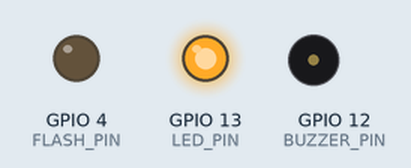
A sketch run on a simulated ESP32. Parts: output pins drawn as LEDs (lit = HIGH), buzzer (waves = sounding, pin HIGH). WiFi joins after 1.5 s; servers stay silent unless stated; the camera gives no picture; what the sketch prints to the serial monitor is not drawn.

Above: at 0.1 s.
At 1.1 s:
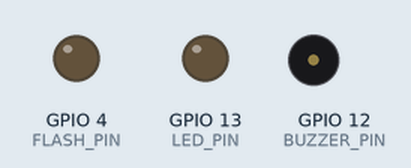
Timing chart, 0 to 2.6 s (numbered marks = the images above):
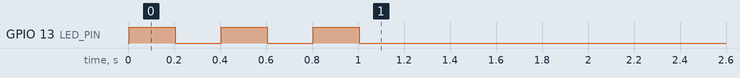

The sketch:

camera_stream.ino
```cpp
/*
 * ESP32-CAM Drowsiness Detection Camera Stream
 * ==============================================
 * Arduino sketch for ESP32-CAM module.
 * Captures camera frames and streams via MJPEG over WiFi.
 * Can also send frames to the backend server via HTTP POST.
 *
 * Hardware: AI-Thinker ESP32-CAM
 * Board:    ESP32 Wrover Module
 *
 * Connections:
 *   - Built-in OV2640 Camera (No external wiring needed)
 *   - Built-in Flash LED on GPIO 4
 *   - External Buzzer: GPIO 12 (optional)
 *   - External LED:    GPIO 13 (optional)
 *
 * Setup in Arduino IDE:
 *   1. Install ESP32 board support
 *   2. Select Board: "AI Thinker ESP32-CAM"
 *   3. Set Upload Speed: 115200
 *   4. Set Partition Scheme: "Huge APP (3MB No OTA)"
 */

#include "esp_camera.h"
#include <WiFi.h>
#include <HTTPClient.h>
#include "esp_http_server.h"

// ═══════════════════════════════════════════════════════════════
//  CONFIGURATION — CHANGE THESE VALUES
// ═══════════════════════════════════════════════════════════════

// WiFi credentials
const char* ssid = "YOUR_WIFI_SSID";
const char* password = "YOUR_WIFI_PASSWORD";

// Backend server URL (Flask API)
const char* serverUrl = "http://YOUR_SERVER_IP:5000/api/events";

// Device credentials
const char* deviceId = "ESP32-CAM-001";
const char* deviceApiKey = "your-device-api-key";

// Alert pin (external buzzer/LED)
#define BUZZER_PIN 12
#define LED_PIN 13
#define FLASH_PIN 4

// Stream configuration
#define FRAME_INTERVAL_MS 100  // 10 FPS for streaming
#define UPLOAD_INTERVAL_MS 5000 // Upload frame every 5 seconds

// ═══════════════════════════════════════════════════════════════
//  AI-THINKER ESP32-CAM PIN DEFINITIONS
// ═══════════════════════════════════════════════════════════════

#define PWDN_GPIO_NUM     32
#define RESET_GPIO_NUM    -1
#define XCLK_GPIO_NUM      0
#define SIOD_GPIO_NUM     26
#define SIOC_GPIO_NUM     27
#define Y9_GPIO_NUM       35
#define Y8_GPIO_NUM       34
#define Y7_GPIO_NUM       39
#define Y6_GPIO_NUM       36
#define Y5_GPIO_NUM       21
#define Y4_GPIO_NUM       19
#define Y3_GPIO_NUM       18
#define Y2_GPIO_NUM        5
#define VSYNC_GPIO_NUM    25
#define HREF_GPIO_NUM     23
#define PCLK_GPIO_NUM     22

// ═══════════════════════════════════════════════════════════════
//  GLOBAL VARIABLES
// ═══════════════════════════════════════════════════════════════

httpd_handle_t stream_httpd = NULL;
unsigned long lastUploadTime = 0;
bool wifiConnected = false;

// ═══════════════════════════════════════════════════════════════
//  CAMERA INITIALIZATION
// ═══════════════════════════════════════════════════════════════

void initCamera() {
    camera_config_t config;
    config.ledc_channel = LEDC_CHANNEL_0;
    config.ledc_timer = LEDC_TIMER_0;
    config.pin_d0 = Y2_GPIO_NUM;
    config.pin_d1 = Y3_GPIO_NUM;
    config.pin_d2 = Y4_GPIO_NUM;
    config.pin_d3 = Y5_GPIO_NUM;
    config.pin_d4 = Y6_GPIO_NUM;
    config.pin_d5 = Y7_GPIO_NUM;
    config.pin_d6 = Y8_GPIO_NUM;
    config.pin_d7 = Y9_GPIO_NUM;
    config.pin_xclk = XCLK_GPIO_NUM;
    config.pin_pclk = PCLK_GPIO_NUM;
    config.pin_vsync = VSYNC_GPIO_NUM;
    config.pin_href = HREF_GPIO_NUM;
    config.pin_sscb_sda = SIOD_GPIO_NUM;
    config.pin_sscb_scl = SIOC_GPIO_NUM;
    config.pin_pwdn = PWDN_GPIO_NUM;
    config.pin_reset = RESET_GPIO_NUM;
    config.xclk_freq_hz = 20000000;
    config.pixel_format = PIXFORMAT_JPEG;

    // Optimize for streaming
    if (psramFound()) {
        config.frame_size = FRAMESIZE_VGA;    // 640x480
        config.jpeg_quality = 12;
        config.fb_count = 2;
        Serial.println("[CAM] PSRAM found — using VGA resolution");
    } else {
        config.frame_size = FRAMESIZE_QVGA;   // 320x240
        config.jpeg_quality = 15;
        config.fb_count = 1;
        Serial.println("[CAM] No PSRAM — using QVGA resolution");
    }

    esp_err_t err = esp_camera_init(&config);
    if (err != ESP_OK) {
        Serial.printf("[CAM] Init failed: 0x%x\n", err);
        ESP.restart();
    }

    // Camera settings
    sensor_t *s = esp_camera_sensor_get();
    s->set_brightness(s, 1);
    s->set_contrast(s, 1);
    s->set_saturation(s, 0);
    s->set_whitebal(s, 1);
    s->set_awb_gain(s, 1);
    s->set_wb_mode(s, 0);
    s->set_aec2(s, 1);
    s->set_ae_level(s, 0);
    s->set_gainceiling(s, (gainceiling_t)6);

    Serial.println("[CAM] Camera initialized successfully");
}

// ═══════════════════════════════════════════════════════════════
//  WIFI CONNECTION
// ═══════════════════════════════════════════════════════════════

void connectWiFi() {
    Serial.printf("[WiFi] Connecting to %s", ssid);
    WiFi.begin(ssid, password);
    WiFi.setSleep(false);

    int attempts = 0;
    while (WiFi.status() != WL_CONNECTED && attempts < 30) {
        delay(500);
        Serial.print(".");
        attempts++;
    }

    if (WiFi.status() == WL_CONNECTED) {
        wifiConnected = true;
        Serial.println("\n[WiFi] Connected!");
        Serial.printf("[WiFi] IP Address: %s\n", WiFi.localIP().toString().c_str());
        Serial.printf("[WiFi] Stream URL: http://%s:81/stream\n", WiFi.localIP().toString().c_str());
    } else {
        Serial.println("\n[WiFi] Connection failed!");
        wifiConnected = false;
    }
}

// ═══════════════════════════════════════════════════════════════
//  MJPEG STREAM SERVER
// ═══════════════════════════════════════════════════════════════

#define PART_BOUNDARY "123456789000000000000987654321"
static const char* STREAM_CONTENT_TYPE = "multipart/x-mixed-replace;boundary=" PART_BOUNDARY;
static const char* STREAM_BOUNDARY = "\r\n--" PART_BOUNDARY "\r\n";
static const char* STREAM_PART = "Content-Type: image/jpeg\r\nContent-Length: %u\r\n\r\n";

static esp_err_t stream_handler(httpd_req_t *req) {
    camera_fb_t *fb = NULL;
    esp_err_t res = ESP_OK;
    char part_buf[64];

    res = httpd_resp_set_type(req, STREAM_CONTENT_TYPE);
    if (res != ESP_OK) return res;

    while (true) {
        fb = esp_camera_fb_get();
        if (!fb) {
            Serial.println("[STREAM] Frame capture failed");
            res = ESP_FAIL;
            break;
        }

        size_t hlen = snprintf(part_buf, 64, STREAM_PART, fb->len);
        res = httpd_resp_send_chunk(req, STREAM_BOUNDARY, strlen(STREAM_BOUNDARY));
        if (res == ESP_OK) res = httpd_resp_send_chunk(req, part_buf, hlen);
        if (res == ESP_OK) res = httpd_resp_send_chunk(req, (const char*)fb->buf, fb->len);

        esp_camera_fb_return(fb);

        if (res != ESP_OK) break;

        delay(FRAME_INTERVAL_MS);
    }

    return res;
}

void startStreamServer() {
    httpd_config_t config = HTTPD_DEFAULT_CONFIG();
    config.server_port = 81;

    httpd_uri_t stream_uri = {
        .uri = "/stream",
        .method = HTTP_GET,
        .handler = stream_handler,
        .user_ctx = NULL
    };

    if (httpd_start(&stream_httpd, &config) == ESP_OK) {
        httpd_register_uri_handler(stream_httpd, &stream_uri);
        Serial.println("[STREAM] Server started on port 81");
    }
}

// ═══════════════════════════════════════════════════════════════
//  ALERT FUNCTIONS
// ═══════════════════════════════════════════════════════════════

void triggerBuzzer(int durationMs) {
    digitalWrite(BUZZER_PIN, HIGH);
    digitalWrite(LED_PIN, HIGH);
    delay(durationMs);
    digitalWrite(BUZZER_PIN, LOW);
    digitalWrite(LED_PIN, LOW);
}

void blinkLed(int count, int delayMs) {
    for (int i = 0; i < count; i++) {
        digitalWrite(LED_PIN, HIGH);
        delay(delayMs);
        digitalWrite(LED_PIN, LOW);
        delay(delayMs);
    }
}

// ═══════════════════════════════════════════════════════════════
//  SETUP
// ═══════════════════════════════════════════════════════════════

void setup() {
    Serial.begin(115200);
    Serial.println("\n=========================================");
    Serial.println("  DrowsiGuard ESP32-CAM Module");
    Serial.println("=========================================");

    // Configure alert pins
    pinMode(BUZZER_PIN, OUTPUT);
    pinMode(LED_PIN, OUTPUT);
    pinMode(FLASH_PIN, OUTPUT);
    digitalWrite(BUZZER_PIN, LOW);
    digitalWrite(LED_PIN, LOW);
    digitalWrite(FLASH_PIN, LOW);

    // Startup indication
    blinkLed(3, 200);

    // Initialize camera
    initCamera();

    // Connect WiFi
    connectWiFi();

    // Start stream server
    if (wifiConnected) {
        startStreamServer();
    }

    Serial.println("\n[SYSTEM] ESP32-CAM ready!");
    Serial.println("=========================================\n");
}

// ═══════════════════════════════════════════════════════════════
//  LOOP
// ═══════════════════════════════════════════════════════════════

void loop() {
    // Reconnect WiFi if disconnected
    if (WiFi.status() != WL_CONNECTED) {
        Serial.println("[WiFi] Reconnecting...");
        connectWiFi();
    }

    // Periodic status
    static unsigned long lastStatusTime = 0;
    if (millis() - lastStatusTime > 60000) { // Every 60 seconds
        Serial.printf("[STATUS] Uptime: %lu min | WiFi: %s | IP: %s\n",
            millis() / 60000,
            WiFi.status() == WL_CONNECTED ? "OK" : "FAIL",
            WiFi.localIP().toString().c_str());
        lastStatusTime = millis();
    }

    delay(100);
}
```
